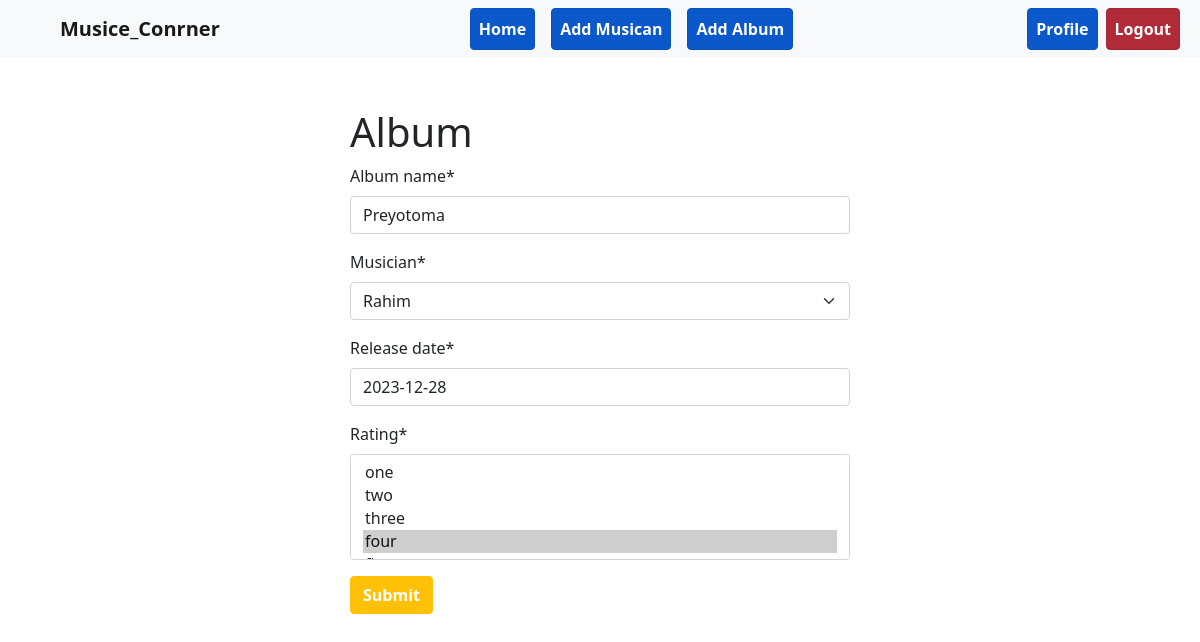
Page /album/edit/1/ (signed in) on the committed database.
### album/models.py (models this page shows, shortened)
class AlbumModel(models.Model):
    album_name = models.CharField(max_length=100)
    musician = models.ForeignKey(MusicialModel, on_delete = models.CASCADE, related_name='album')
    release_date = models.DateField()
    rating =  models.CharField(max_length=12)

### album/views.py (the view)
# urls.py: path('edit/<int:id>/', views.EditAlbumCreateView.as_view(),name='edit_album'),
@method_decorator(login_required, name='dispatch')
class EditAlbumCreateView(SuccessMessageMixin, UpdateView):
    model =models.AlbumModel
    form_class = forms.AlbumForm
    template_name = 'add_album.html'
    pk_url_kwarg = 'id'
    success_message = 'Album Edited Successfully'
    success_url = '/'

### album/forms.py
class AlbumForm(forms.ModelForm):
    rating = forms.MultipleChoiceField(choices = RATING_CHOICE)
    class Meta:
        model = AlbumModel
        fields = '__all__'

### musician/models.py (called while the page is built)
    def __str__(self) -> str:
        return self.first_name

### album/templates/add_album.html (shortened to what this page needs)
{% extends 'base.html' %}
{% load crispy_forms_tags %}
{% block content%}
    <form method='post' style="width:50%; margin:auto; padding:50px;">
        <h1>Album</h1>
        {{form | crispy}}
        <button class='btn btn-warning fw-bold text-white' type="submit"> Submit</button>
    </form>
{%endblock%}

### rows in the picture
AlbumModel: album_name "Preyotoma", musician "Rahim", release_date "2023-12-28", rating "one / two / three / four ☑"
